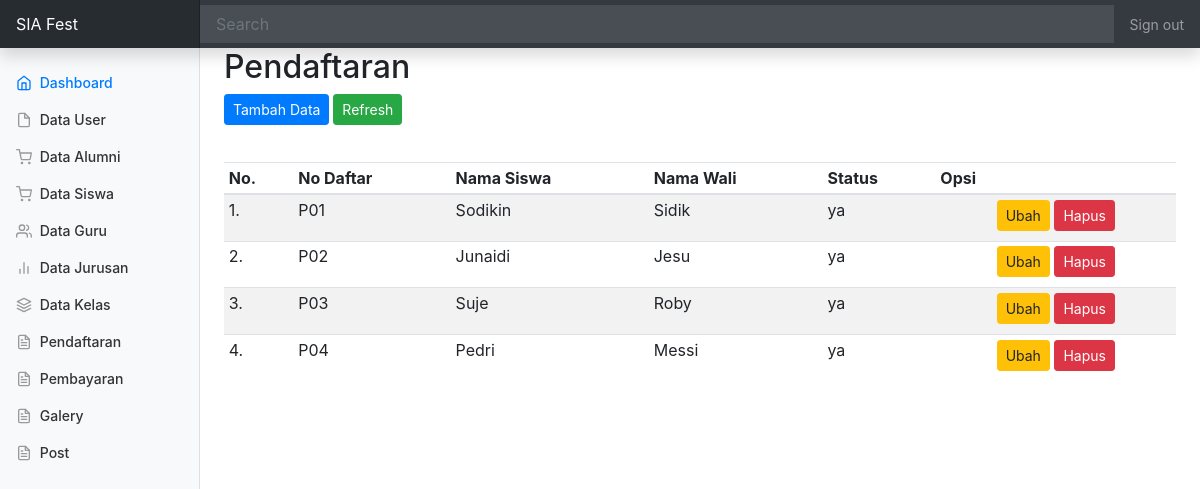
Screenshot of /admin/page/pendaftaran/data.php (signed in) with the database file from the repository.
### tables this page shows
CREATE TABLE `tb_pendaftaran` (
  `no_daftar` varchar(11) NOT NULL,
  `nama_siswa` varchar(50) NOT NULL,
  `alamat` varchar(50) NOT NULL,
  `no_telpn` varchar(15) NOT NULL,
  `nama_wali` varchar(50) NOT NULL,
  `status` enum('ya','no') NOT NULL
);

### _config/config.php (called while the page is built, shortened)
<?php
function base_url($url = null) {
    $base_url = "http://localhost/Fest";
    if($url != null) {
        return $base_url."/".$url;
    } else {
        return $base_url;
    }
}
?>

### admin/page/pendaftaran/data.php (the view, shortened to what this page needs)
<?php include_once('../../../_header.php'); ?>
<h2>Pendaftaran</h2>
<div class="pull-right">
        <p>
              <a class="btn btn-primary btn-sm" data-toggle="collapse" href="#collapseExample" role="button" aria-expanded="false" aria-controls="collapseExample">
                Tambah Data
              </a>
                <a href="" class="btn btn-success btn-sm"><i class="fa fa-refresh"></i>Refresh</a>
</div>
			<br>
      <div class="table-responsive">
        <table class="table table-striped table-sm">
	        <thead>
				<tr>
					<th>No.</th>
					<th>No Daftar</th>
                    <th>Nama Siswa</th>
                    <th>Nama Wali</th>
                    <th>Status</th>
					<th align="center"><i class="fa fa-cogs"></i> Opsi</th>
				</tr>
			</thead>
			<tbody>
					<?php
					$no = 1;
					$sql_pendaftaran = mysqli_query($con, "SELECT * FROM tb_pendaftaran") or die (mysqli_error($con));
					while($data = mysqli_fetch_array($sql_pendaftaran)) { ?>
						<tr>
							<td><?=$no++?>.</td>
							<td><?=$data['no_daftar']?></td>
                            <td><?=$data['nama_siswa']?></td>
                            <td><?=$data['nama_wali']?></td>
                            <td><?=$data['status']?></td>
                            <td align="center">
                                 <a href="edit.php?id=<?=$data['no_daftar']?>" name="editkat" class="btn btn-warning btn-sm" style = "margin-bottom: 5px;"><i class="fa fa-pencil-square-o"></i> Ubah</a>
                                <a href="del.php?id=<?=$data['no_daftar']?>" onclick="return confirm('Yakin Hapus?')" class="btn btn-danger btn-sm" style = "margin-bottom: 5px;"><i class="fa fa-trash-o"></i> Hapus</a>
                            </td>
						</tr>
					<?php
					}
					?>
				</tbody>
        </table>
        </div>
<?php include_once('../../../_footer.php'); ?>

### _header.php (shortened to what this page needs)
<?php require_once "_config/config.php"; ?>
<html lang="en">
  <head>
    <link href="<?=base_url('assets/dist/css/bootstrap.min.css');?>" rel="stylesheet">
    <link href="https://cdn.jsdelivr.net/npm/select2@4.1.0-beta.1/dist/css/select2.min.css" rel="stylesheet" />
    <link href="<?=base_url('assets/dist/css/dashboard.css');?>" rel="stylesheet">
  </head>
  <body>
    <nav class="navbar navbar-dark sticky-top bg-dark flex-md-nowrap p-0 shadow">
  <a class="navbar-brand col-md-3 col-lg-2 mr-0 px-3" href="#">SIA Fest</a>
  <input class="form-control form-control-dark w-100" type="text" placeholder="Search" aria-label="Search">
  <ul class="navbar-nav px-3">
    <li class="nav-item text-nowrap">
      <a class="nav-link" href="<?=base_url('index.php')?>">Sign out</a>
    </li>
  </ul>
</nav>
<div class="container-fluid">
  <div class="row">
    <nav id="sidebarMenu" class="col-md-3 col-lg-2 d-md-block bg-light sidebar collapse">
      <div class="sidebar-sticky pt-3">
        <ul class="nav flex-column">
          <li class="nav-item">
            <a class="nav-link active" href="<?=base_url('admin')?>">
              <span data-feather="home"></span>
              Dashboard <span class="sr-only">(current)</span>
            </a>
          </li>
          <li class="nav-item">
            <a class="nav-link" href="<?=base_url('admin/page/datauser/data.php')?>">
              <span data-feather="file"></span>
              Data User
            </a>
          </li>
          <li class="nav-item">
            <a class="nav-link" href="<?=base_url('admin/page/dataalumni/data.php')?>">
              <span data-feather="shopping-cart"></span>
              Data Alumni
            </a>
          </li>
          <li class="nav-item">
            <a class="nav-link" href="<?=base_url('admin/page/datasiswa/data.php')?>">
              <span data-feather="shopping-cart"></span>
              Data Siswa
            </a>
          </li>
          <li class="nav-item">
            <a class="nav-link" href="<?=base_url('admin/page/dataguru/data.php')?>">
              <span data-feather="users"></span>
              Data Guru
            </a>
          </li>
          <li class="nav-item">
            <a class="nav-link" href="<?=base_url('admin/page/jurusan/data.php')?>">
              <span data-feather="bar-chart-2"></span>
              Data Jurusan
            </a>
          </li>
          <li class="nav-item">
            <a class="nav-link" href="<?=base_url('admin/page/kelas/data.php')?>">
              <span data-feather="layers"></span>
              Data Kelas
            </a>
          </li>
        </ul>
        <ul class="nav flex-column mb-2">
          <li class="nav-item">
            <a class="nav-link" href="<?=base_url('admin/page/pendaftaran/data.php')?>">
              <span data-feather="file-text"></span>
              Pendaftaran
            </a>
          </li>
          <li class="nav-item">
            <a class="nav-link" href="<?=base_url('admin/page/pembayaran/data.php')?>">
              <span data-feather="file-text"></span>
              Pembayaran
            </a>
          </li>
          <li class="nav-item">
            <a class="nav-link" href="<?=base_url('admin/page/galeri/data.php')?>">
              <span data-feather="file-text"></span>
              Galery
            </a>
          </li>
          <li class="nav-item">
            <a class="nav-link" href="<?=base_url('admin/page/post/data.php')?>">
              <span data-feather="file-text"></span>
              Post
            </a>
          </li>
        </ul>
      </div>
    </nav>
    <main role="main" class="col-md-9 ml-sm-auto col-lg-10 px-md-4">

### _footer.php (shortened to what this page needs)
    </main>
  </div>
</div>
      <script src="dashboard.js"></script></body>
</html>

### rows the page displays
tb_pendaftaran: no_daftar "P01", nama_siswa "Sodikin", nama_wali "Sidik", status "ya"
tb_pendaftaran: no_daftar "P02", nama_siswa "Junaidi", nama_wali "Jesu", status "ya"
tb_pendaftaran: no_daftar "P03", nama_siswa "Suje", nama_wali "Roby", status "ya"
tb_pendaftaran: no_daftar "P04", nama_siswa "Pedri", nama_wali "Messi", status "ya"
